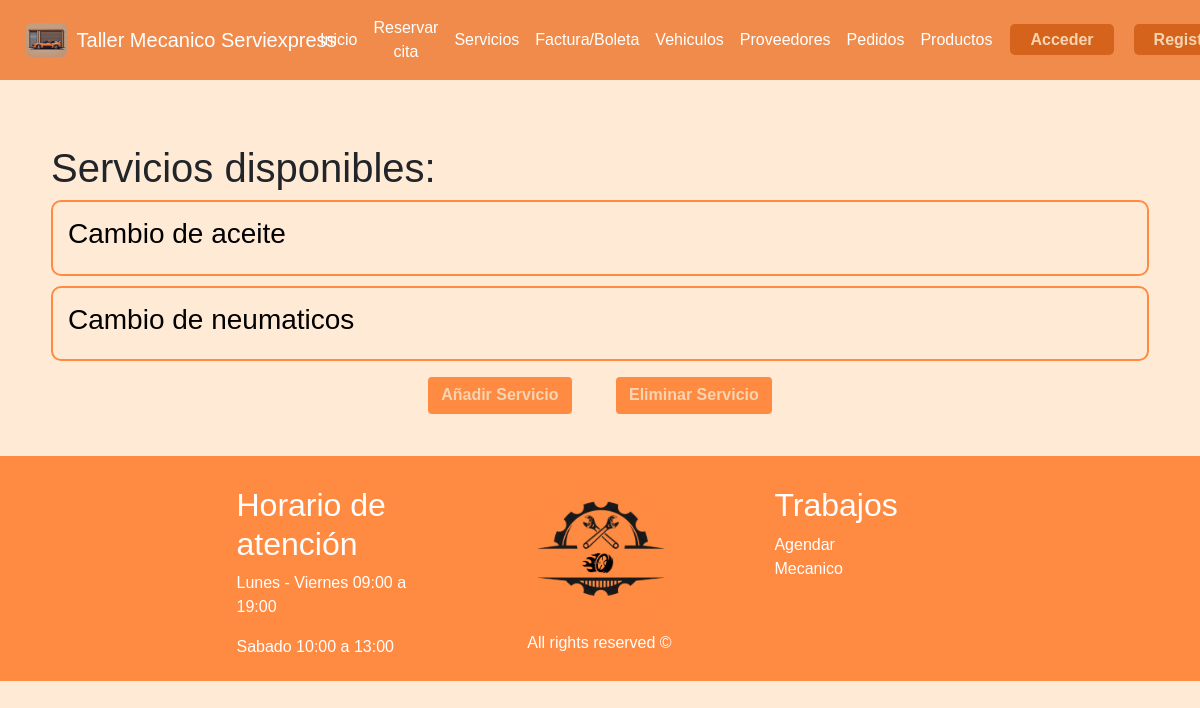
Before: /servicios with the older database file.
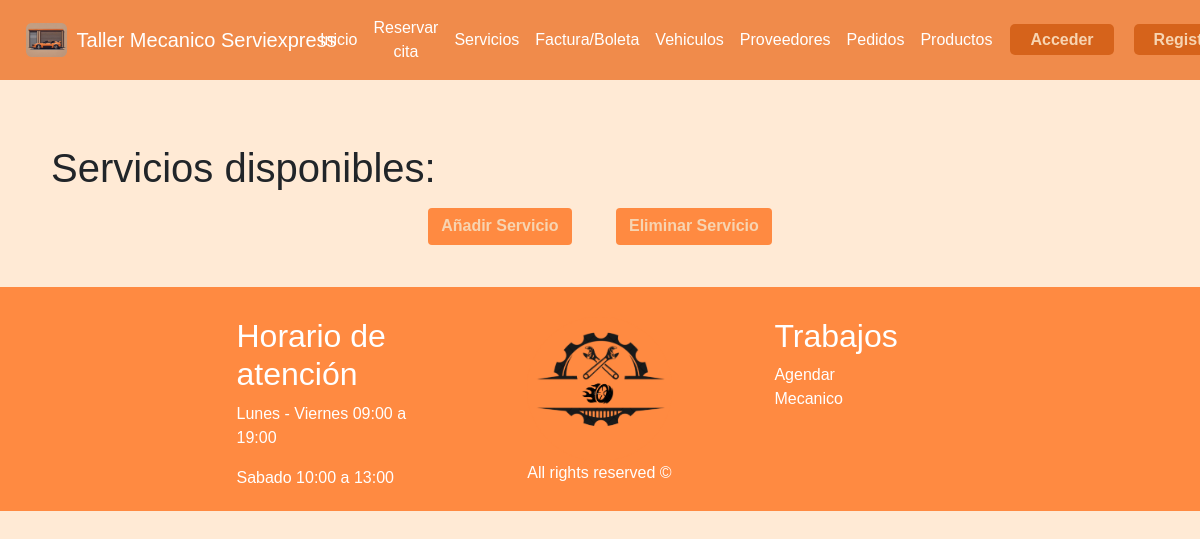
After: the same page with the newer database file.
### taller/models.py (models this page shows, shortened)
class Servicio(models.Model):
    id_serv = models.AutoField(primary_key=True)
    tipo_serv = models.CharField(max_length=50)
    desc_serv = models.TextField(max_length=400)
    costo_serv = models.IntegerField()

### taller/views.py (the view)
# urls.py: path('servicios', views.servicios, name='servicios'),
def servicios(request):
    servicios = Servicio.objects.all()
    cliente = Cliente.objects.filter(rut_cli=request.user.username).first()
    empleado = Empleado.objects.filter(rut_emp=request.user.username).first()
    rol = ""
    if cliente:
        rol = "Cliente"
    else:
        rol = "Empleado"
    return render(
        request,
        "servicios.html",
        {"servicios": servicios, "cliente": cliente, "empleado": empleado, "rol": rol},
    )

### taller/templates/servicios.html
{% extends 'hnf.html' %}
{% load static %}
{% block content %}
<head>
  <link rel="stylesheet" href="{% static 'css/crud.css' %}" />
</head>
<div class="container">
  <h1> Servicios disponibles: </h1>
  <ul style="list-style: none;">
    {% for servicio in servicios %}
    <li id="listar">
      <a href="{% url 'update_servicio' servicio.id_serv %}">
        <h3>{{ servicio.tipo_serv }}</h3>
      </a>
    </li>
    {% endfor %}
  </ul>
  <ul class="buttons">
    <li>
      <a class="btn" href="/create/servicio"><b>Añadir Servicio</b></a>
    </li>
    <li>
      <a class="btn" href="#"><b>Eliminar Servicio</b></a>
    </li>
  </ul>
</div>
{% endblock %}

Changed rows visible on the page:
removed Servicio: tipo_serv "Cambio de aceite"
removed Servicio: tipo_serv "Cambio de neumaticos"
